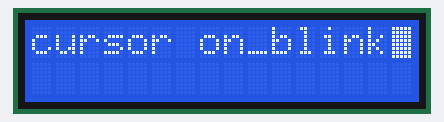
This sketch was run on a simulated Arduino Uno, built with avr-gcc and run on an emulated ATmega328P. On the bench: 16×2 character LCD.

Above: at 0.1 s.
At 1.1 s:
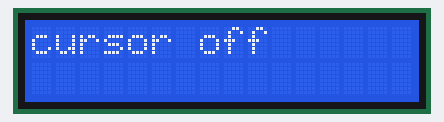
At 6.7 s:
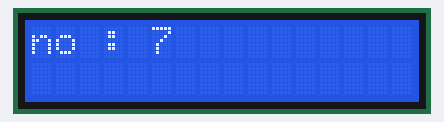
At 12.3 s:
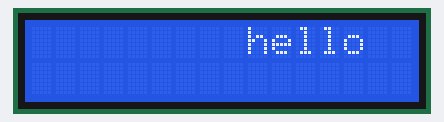
At 22.8 s:
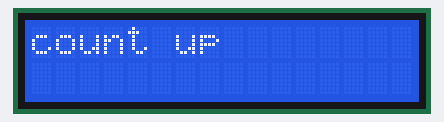
At 39.84 s:
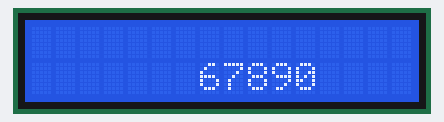

Measured:
- what the display in image 1 shows lasts 1.0 s, from 1.1 s to 2.1 s
- what the display in image 2 shows lasts 0.5 s, from 6.7 s to 7.2 s

The sketch:

LCD_test.ino
```cpp
#include <Wire.h> // I2C 통신을 위한 핀이 A4 (SDA), A5 (SCL)
#include <LiquidCrystal_I2C.h> // LiquidCrystal I2C 라이브러리 설치
LiquidCrystal_I2C lcd(0x27, 16, 2);

void setup()
{
  lcd.init();
  lcd.backlight();
  Serial.begin(9600);
}

void loop()
{
  lcd.print("cursor on_blink"); lcd.cursor(); lcd.blink(); delay(1000); lcd.clear(); // 화면 글자 출력
  lcd.print("cursor off     ");
  lcd.noCursor(); lcd.noBlink(); delay(1000); lcd.clear(); lcd.print("count up"); delay(1000); lcd.clear();

  for (int k = 0; k < 10; k++)
  {
    lcd.home(); lcd.print("no : "); lcd.print(k); delay(500); lcd.clear(); // no : 0 ~ no : 9 까지 화면 출력
  }

  lcd.print("hello");
  for (int k = 0; k < 3; k++)
  {
    lcd.noDisplay(); delay(500); lcd.display(); delay(500); // 헬로우 3번 온오프 출력
  }

  lcd.clear(); lcd.setCursor(6, 0); lcd.print("hello ");
  for (int k = 0; k < 3; k++)
  {
    lcd.scrollDisplayRight(); delay(500); // 헬로우 출력 후 오른쪽 이동
  }

  lcd.clear(); lcd.setCursor(6, 0); lcd.print("hello ");
  for (int k = 0; k < 3; k++)
  {
    lcd.scrollDisplayLeft(); delay(500); // 헬로우 출력 후 왼쪽 이동
  }

  lcd.clear();
  lcd.print("12345");
  for (int k = 0; k < 16; k++)
  {
    lcd.scrollDisplayRight(); delay(200); // 왼쪽 위부터 12345 출력 후 오른쪽 이동
  }

  lcd.clear(); lcd.setCursor(16, 1); lcd.print("67890");
  for (int k = 0; k < 16; k++)
  {
    lcd.scrollDisplayLeft(); delay(200); // 오른쪽 아래부터 67890 출력 후 왼쪽 이동
  }

  lcd.clear();
}
```
